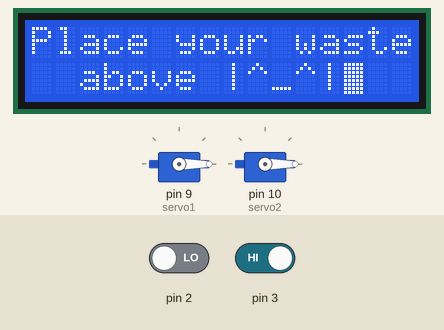
Simulated run of this sketch. Board: Arduino Uno, built with avr-gcc and run on an emulated ATmega328P. Shown: 16×2 character LCD, 2 × servo. Inputs (shaded band) come from the test bench; at power-on: pin 2 LOW, pin 3 HIGH.

Above: at 1.2 s.
1.3 s: pin 2 driven HIGH
At 4.2 s:
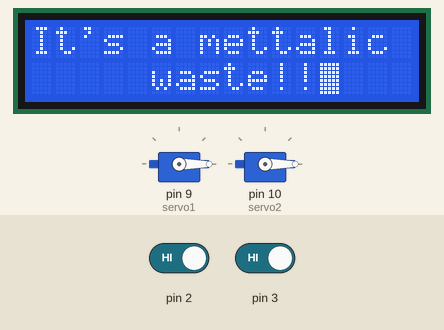
4.5 s: pin 2 driven LOW and pin 3 driven LOW
At 9.7 s:
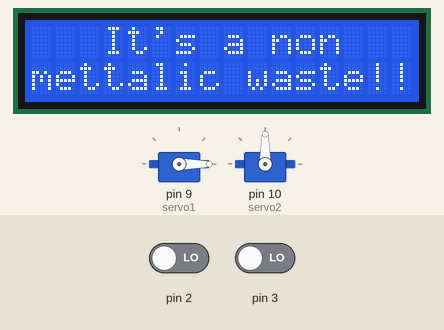
12.7 s: pin 3 driven HIGH
At 14.9 s:
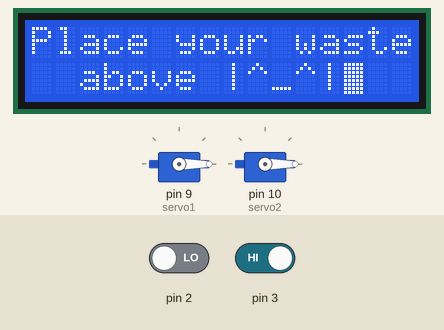
15.6 s: pin 3 driven LOW
At 18.1 s:
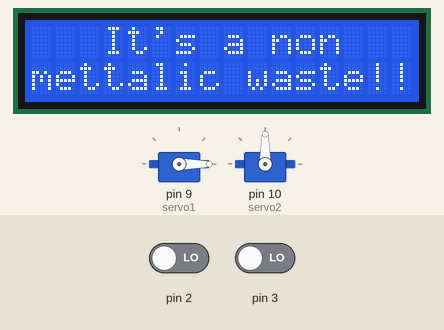
Timing chart, 0 to 19.6 s (numbered marks = the images above; inputs shaded):
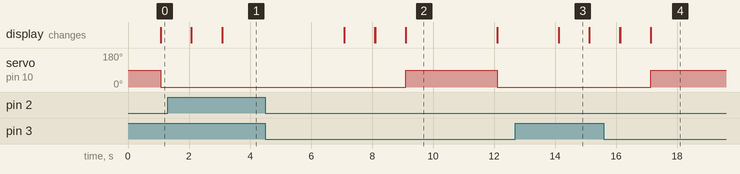

The sketch:

WASTE_SEGGREGATOR.ino
```cpp
#include<Servo.h>
#include <LiquidCrystal.h>
const int rs = 12, en = 11, d4 = 4, d5 = 5, d6 = 6, d7 = 7;
LiquidCrystal lcd(rs, en, d4, d5, d6, d7);
Servo servo1;
Servo servo2;
void setup() {

  lcd.begin(16,2);
  servo1.attach(9);
  servo2.attach(10);
  pinMode(2,INPUT);
  pinMode(3,INPUT);
  pinMode(9,OUTPUT);
  servo1.write(0);
}

void loop() {
  lcd.setCursor(0,0);
lcd.print("Place your waste");
lcd.setCursor(2, 1);
lcd.print("above |^_^|");
lcd.blink();
int  read=digitalRead(2);
int  reaad=digitalRead(3);
delay(1000);
servo1.write(0);
servo2.write(0);

  if(read == HIGH)
  {
    servo1.write(0);
     lcd.clear();
    lcd.setCursor(0,0);
    lcd.print("It's a mettalic");
    lcd.setCursor(5,1);
    lcd.print("waste!!");
    delay(4000);
    servo1.write(0);
    lcd.clear();
    lcd.setCursor(1,0);
    lcd.print("Thank you for");
    lcd.setCursor(4,1);
    lcd.print("using me");
    delay(1000);
  }
  else if(reaad !=HIGH)
  {
    if(read !=HIGH)
    {
      servo2.write(90);
      lcd.clear();
      lcd.setCursor(3,0);
      lcd.print("It's a non");
      lcd.setCursor(0,1);
      lcd.print("mettalic waste!!");
      delay(3000);
      servo2.write(0);
       lcd.clear();
    lcd.setCursor(1,0);
    lcd.print("Thank you for");
    lcd.setCursor(1,1);
    lcd.print("using me (^_^)");
    delay(2000);


    }
  }
lcd.clear();

}
```

Measured:
- after the input at 1.3 s, the display: first differs from a run without the input after 1.8 s (image 1)
- after the input at 4.5 s, servo on pin 10 (servo2): 0° → 90° after 4.6 s, → 0° 3.0 s later; the display: first differs from a run without the input after 4.6 s (image 2)
- after the input at 12.7 s, servo on pin 10 (servo2): stays 0° (without the input it goes to 90° after 2.4 s)
- after the input at 15.6 s, servo on pin 10 (servo2): 0° → 90° after 1.5 s; the display: first differs from a run without the input after 1.5 s (image 4)
- what the display in image 2 shows lasts 3.0 s, from 9.1 s to 12.1 s
- what the display in image 3 shows lasts 1.0 s, from 14.1 s to 15.1 s
